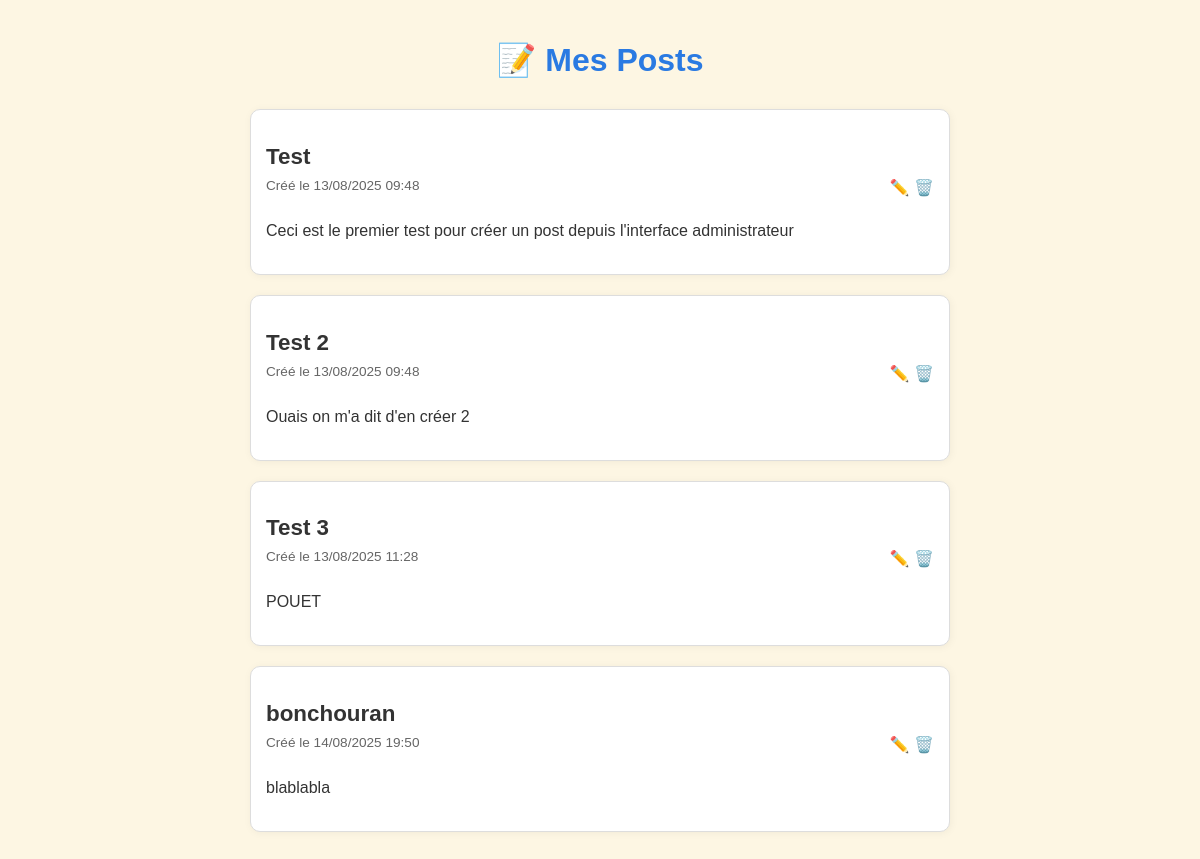
The app's page /posts/, older data.
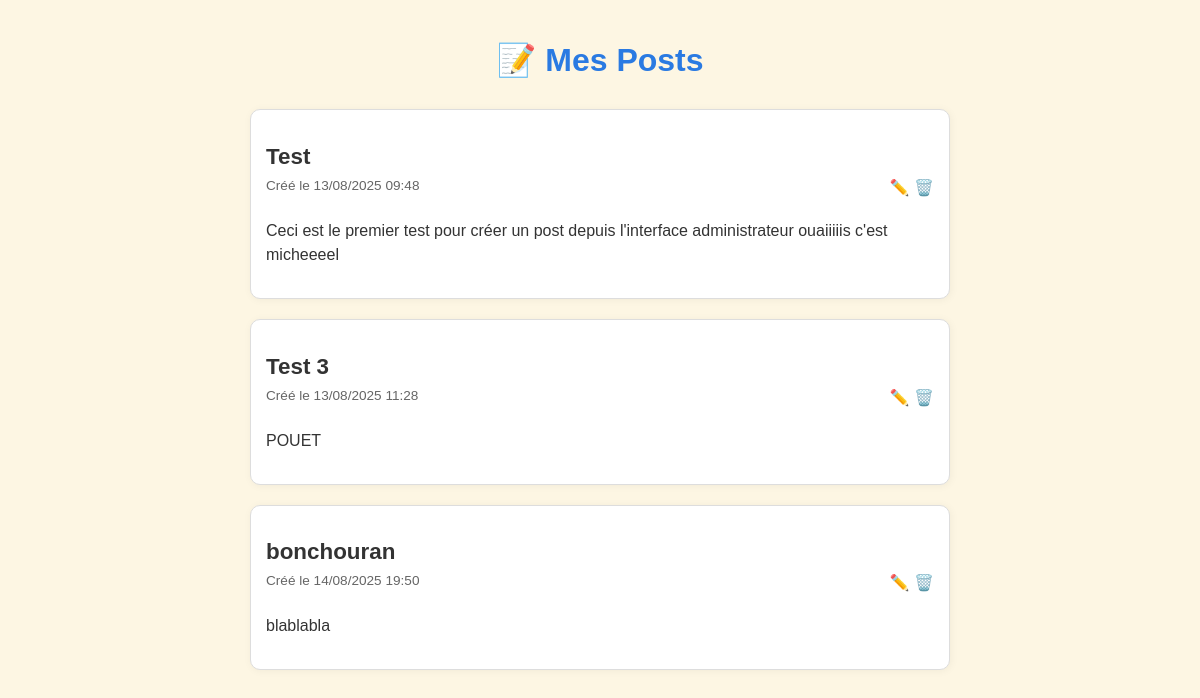
The same page, newer data.
### posts/models.py (models this page shows)
class Post(models.Model):
  title = models.CharField(max_length=200)
  content = models.TextField()
  created_at = models.DateTimeField(auto_now_add=True)

### posts/views.py (the view)
# urls.py: path('', views.posts_list, name='posts_list'),
def posts_list(request):
  posts = Post.objects.all()
  print(posts)
  return render(request, 'posts/list.html', {'posts': posts})

### posts/templates/posts/list.html (shortened to what this page needs)
{% load static %}
<!DOCTYPE html>
<html lang="fr">
<head>
  <link rel="stylesheet" href="{% static 'posts/style.css' %}">
</head>
<body>
  <div class="container">
    <h1>📝 Mes Posts</h1>
    {% if posts %}
      {% for post in posts %}
        <article>
          <header>
            <h2>{{ post.title }}</h2>
            <time>Créé le {{ post.created_at|date:"d/m/Y H:i" }}</time>
            <div>
              <a href="{% url 'post_edit' post.pk %}">✏️</a>
              <a href="{% url 'post_delete' post.pk %}">🗑️</a>
            </div>
          </header>
          <p>{{ post.content }}</p>
        </article>
      {% endfor %}
    {% else %}
      <p>Aucun post pour le moment. 😢</p>
    {% endif %}
  </div>
</body>
</html>

Row changes from the older to the newer data that the page shows:
removed Post: title "Test 2", created_at "13/08/2025 09:48", content "Ouais on m'a dit d'en créer 2"
changed Post "Test": content "Ceci est le premier test pour créer un post depuis l'interface administrateur" → "Ceci est le premier test pour créer un post depuis l'interface administrateur ouaiiiiis c'est micheeeel"
